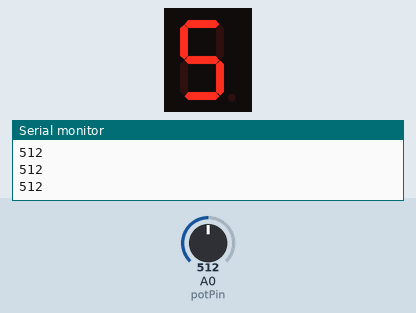
Simulated run of this sketch. Board: Arduino Uno, built with avr-gcc and run on an emulated ATmega328P. On the bench: 1-digit seven-segment display, the last lines printed to the serial monitor. Wiring (inferred from the names in the program): 1-digit 7-segment display, segments lit when HIGH: segments pin 2, pin 3, pin 4, pin 5, pin 6, pin 7, pin 8. The test bench sets the inputs (shaded band); at power-on: A0 (potPin) = 512. The segment pins are drawn as the display they are named for.

Above: at 1.2 s.
1.3 s: A0 (potPin) set to 692
At 2.1 s:
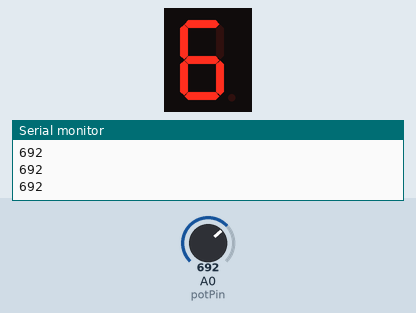
2.8 s: A0 (potPin) set to 710
At 3.3 s:
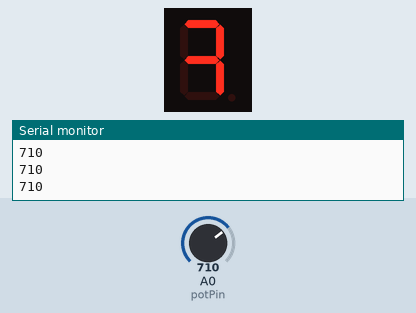
4.3 s: A0 (potPin) set to 306
At 5.4 s:
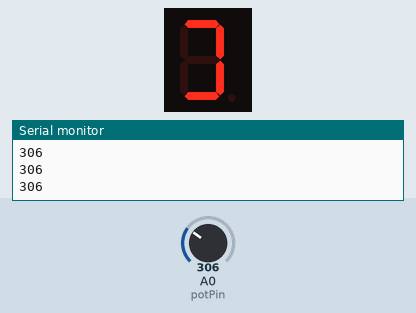
5.8 s: A0 (potPin) set to 286
At 6.5 s:
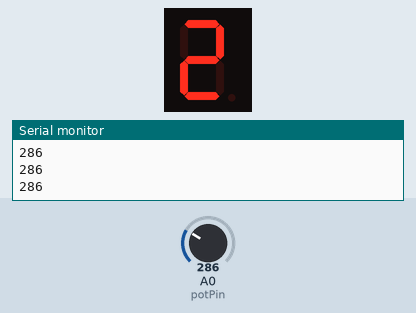
7.3 s: A0 (potPin) set to 211
8.8 s: A0 (potPin) set to 192
At 9.1 s:
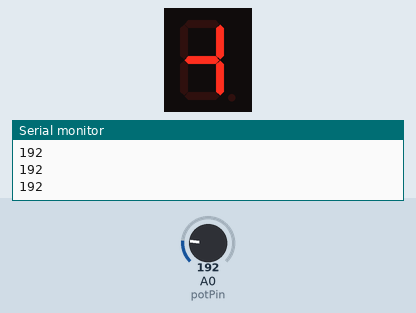
Timing chart, 0 to 11.3 s (numbered marks = the images above; inputs shaded):
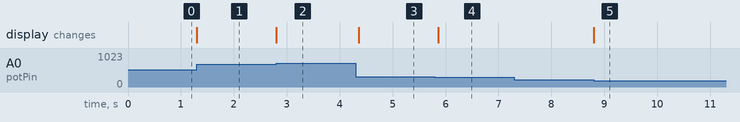

The sketch:

_7segmentDisplayTask2.ino
```cpp
//int ledPin = 13;
int potPin = 0;


void setup() {
  for (int i=2; i<9; i++){
  pinMode(i, OUTPUT);
  }
  Serial.begin(9600);

}
void display(int Val){
  byte arduinoPins[] = {2,3,4,5,6,7,8};
  byte segmentMap[10][7]{
  {1,1,1,1,1,1,0},
  {0,1,1,0,0,0,0},
  {1,1,0,1,1,0,1},
  {1,1,1,1,0,0,1},
  {0,1,1,0,0,1,1},
  {1,0,1,1,0,1,1},
  {1,0,1,1,1,1,1},
  {1,1,1,0,0,0,0},
  {1,1,1,1,1,1,1},
  {1,1,1,1,0,1,1},
  };
   for (int j = 0; j<8; j++){
      digitalWrite(arduinoPins[j],(segmentMap[Val][j]));
      }

}
void displayOff(){
    for (int i=2; i<9; i++){
      digitalWrite(i, LOW);
      }
    }

void loop() {
//   display(0);
//   delay(500);
//   displayOff;
//   delay(500);
//   display(2);
//   delay(500);

//Serial.println(analogRead(potPin));

do{
  Serial.println(analogRead(potPin));
  int potVal = analogRead(potPin);
  displayOff;
  if ((potVal >= 0) && (potVal < 100)){
    display(0);
    delay(1);
    }
    else if ((potVal >= 100) && (potVal<200)){
    display(1);
    delay(1);
    }
    else if ((potVal >= 200) && (potVal<300)){
    display(2);
    delay(1);
    }
    else if ((potVal >= 300) && (potVal<400)){
    display(3);
    delay(1);
    }
    else if ((potVal >= 400) && (potVal<500)){
    display(4);
    delay(1);
    }
    else if ((potVal >= 500) && (potVal<600)){
    display(5);
    delay(1);
    }
    else if ((potVal >= 600) && (potVal<700)){
    display(6);
    delay(1);
    }
    else if ((potVal >= 700) && (potVal<800)){
    display(7);
    delay(1);
    }
    else if ((potVal >= 800) && (potVal<900)){
    display(8);
    delay(1);
    }
    else if  ((potVal >= 900) && (potVal<1023)){
    display(9);
    delay(1);
    }
    else;


    }
    while (true);
}
```

Measured:
- the behaviour switches between 699 and 700 on A0 (potPin) (found by bisection; images 1 and 2)
- the behaviour switches between 300 and 299 on A0 (potPin) (found by bisection; images 3 and 4)
- the behaviour switches between 200 and 199 on A0 (potPin) (found by bisection; images 4 and 5)
- after the input at 1.3 s, the display: changes at once (image 1)
- after the input at 2.8 s, the display: changes at once (image 2)
- after the input at 4.3 s, the display: changes after 0.06 s (image 3)
- after the input at 5.8 s, the display: changes after 0.06 s (image 4)
- after the input at 8.8 s, the display: changes at once (image 5)
